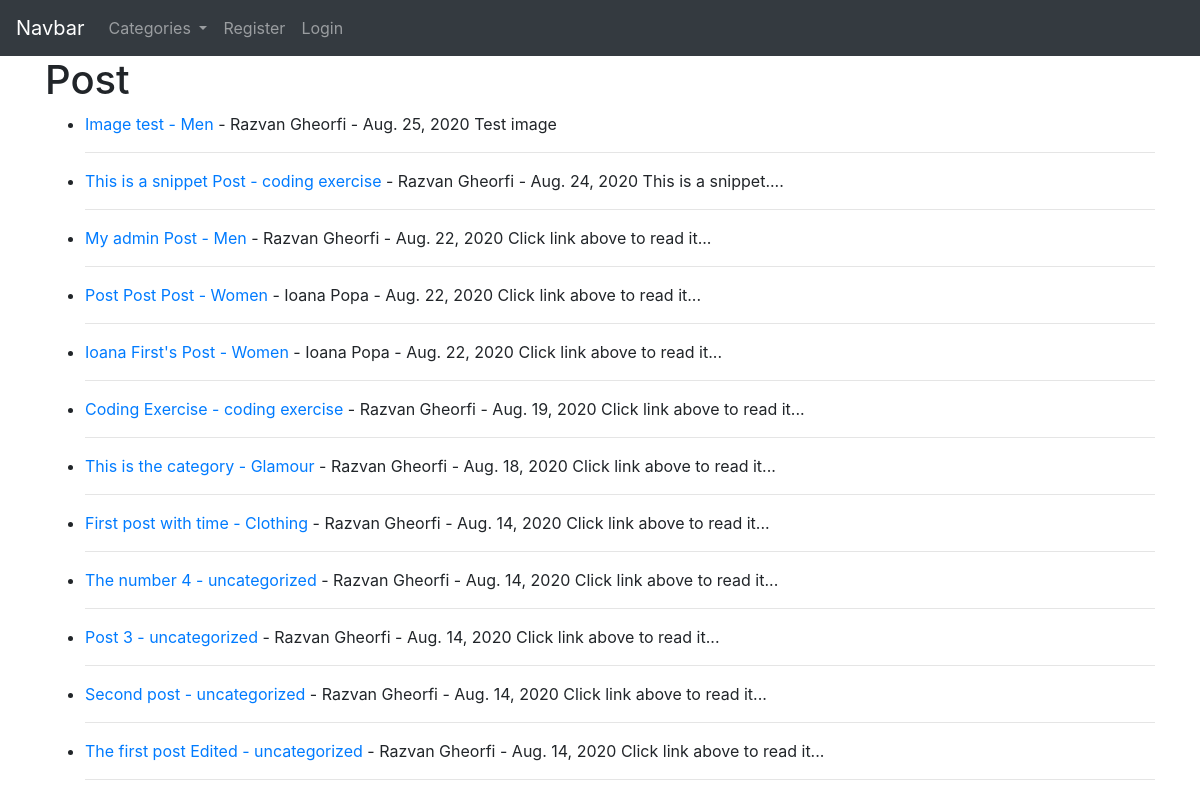
The app's page /, older data.
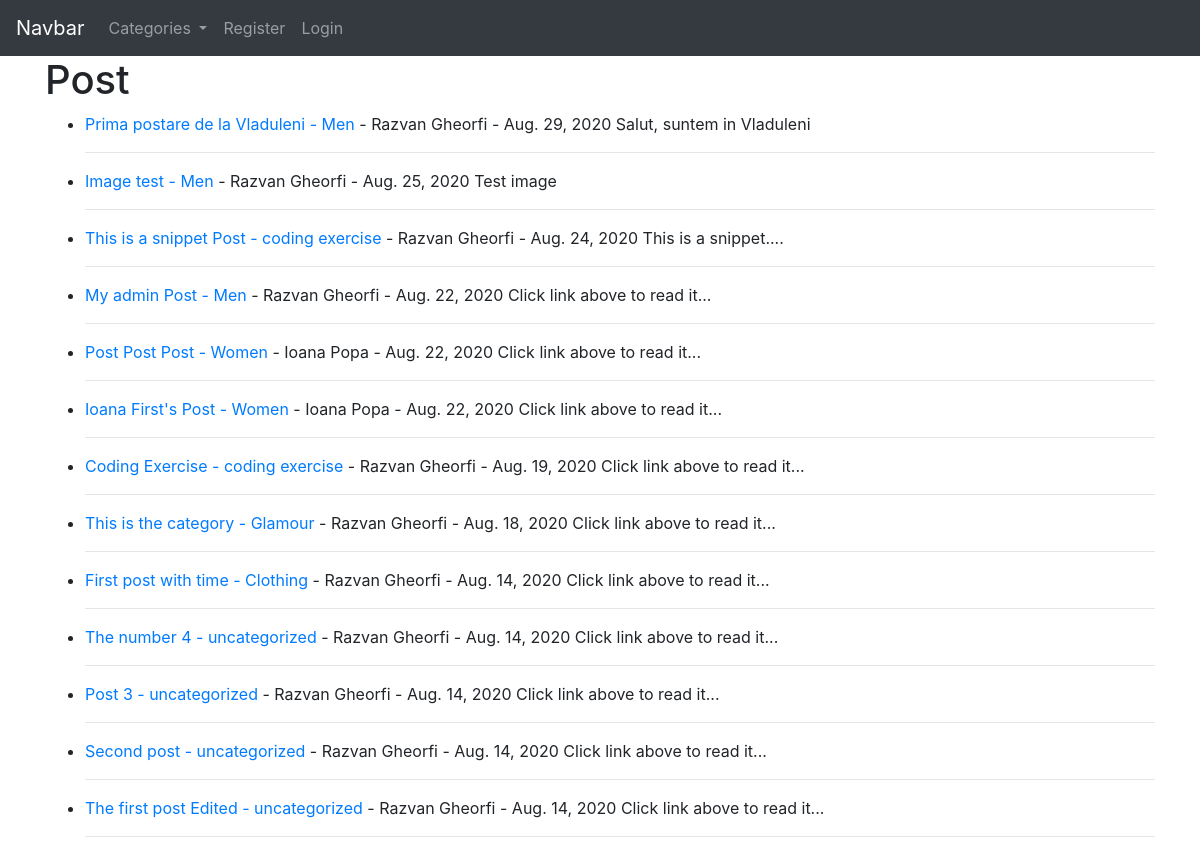
The same page, newer data.
### main/models.py (models this page shows, shortened)
class Post(models.Model):
    title = models.CharField(max_length=255)
    header_image = models.ImageField(null=True, blank=True, upload_to="images/")
    author = models.ForeignKey(User, on_delete=models.CASCADE)
    body = RichTextField(blank=True, null=True)
    post_date = models.DateField(auto_now_add=True)
    category = models.CharField(max_length=255, default='coding')
    likes = models.ManyToManyField(User, related_name='blog_posts')
    snippet = models.CharField(max_length=255)

### main/views.py (the view)
# urls.py: path('', HomeView.as_view(), name='home'),
class HomeView(ListView):
    model = Post
    template_name = 'home.html'
    ordering = ['-post_date','-id']
    def get_context_data(self, *args, **kwargs):
        cat_menu = Category.objects.all()
        context = super(HomeView, self).get_context_data(*args, **kwargs)
        context["cat_menu"] = cat_menu
        return context

### main/models.py (called while the page is built)
    def __str__(self):
        return self.name

### main/templates/home.html (shortened to what this page needs)
{% extends 'base.html' %}
{% block content %}
<h1>Post</h1>
<ul>
  {% for post in object_list %}
      <li>
        <a href="{% url 'article_detail' post.pk %}">{{ post.title }}</a>
        <a href="{% url 'category' post.category %}">- {{ post.category }}</a>
        - {{ post.author.first_name }}
        {{ post.author.last_name }} - {{ post.post_date }}
        {{ post.snippet }}
        <hr>
      </li>
  {% endfor %}
</ul>
{% endblock %}

Row changes from the older to the newer data that the page shows:
added Post: title "Prima postare de la Vladuleni", category "Men", author.first_name "Razvan", author.last_name "Gheorfi", post_date "Aug. 29, 2020", snippet "Salut, suntem in Vladuleni"
